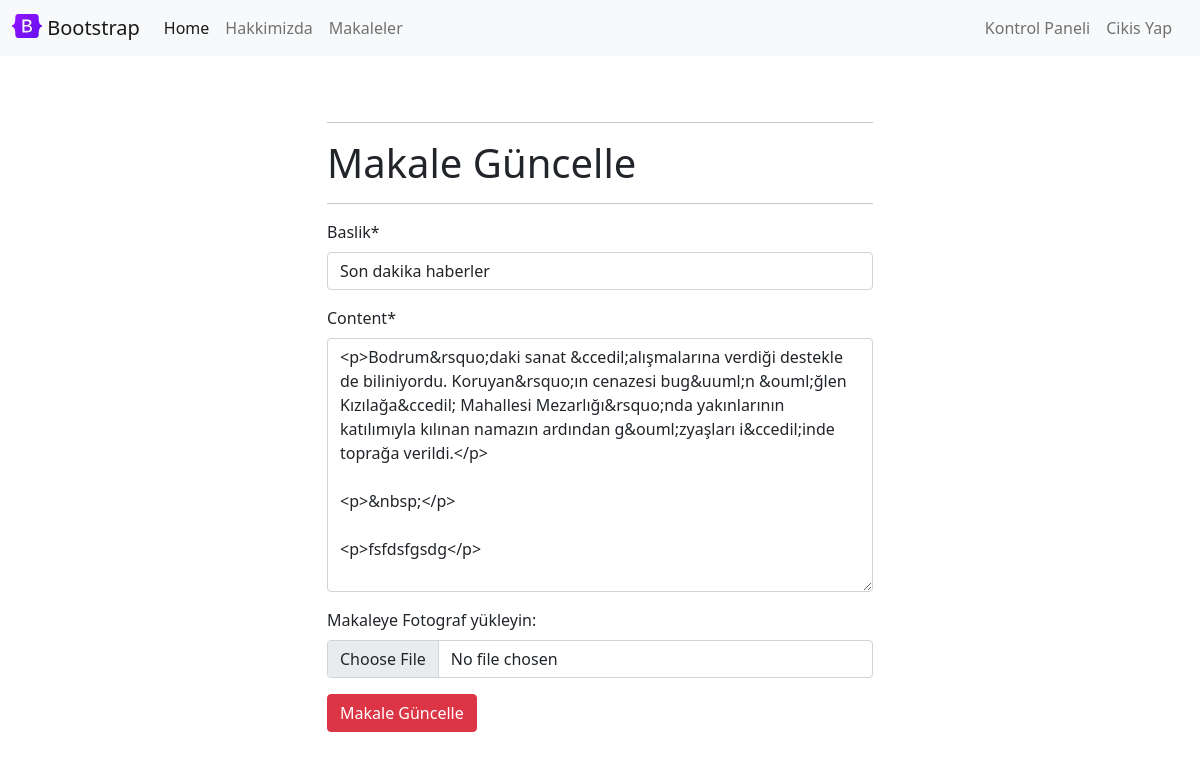
/articles/update/17 (signed in), run on the app's committed database.
### article/models.py (models this page shows, shortened)
class Article(models.Model):
    author = models.ForeignKey(
        'auth.User', on_delete=models.CASCADE, verbose_name='Yazar')
    title = models.CharField(max_length=50, verbose_name='Baslik')
    content = RichTextField()
    created_date = models.DateTimeField(
        auto_now_add=True, verbose_name='Tarih')
    article_image = models.FileField(blank=True,null=True,verbose_name='Makaleye Fotograf yükleyin:')
    class Meta:
        ordering = ['-created_date']

### article/views.py (the view)
# urls.py: path('update/<int:id>', views.updateArticle, name='update'),
@login_required(login_url='user:login')
def updateArticle(request, id):
    article = get_object_or_404(Article, id = id)
    form = ArticleForm(request.POST or None,request.FILES or None, instance = article)
    if form.is_valid():
        article = form.save(commit=False)
        article.author = request.user
        article.save()
        messages.success(request, 'Makale basari ile güncellendi')
        return redirect('article:dashboard')
    return render (request, 'update.html',{'form':form})

### article/forms.py
class ArticleForm(forms.ModelForm):
    class Meta:
        model = Article
        fields = ['title','content','article_image']

### templates/update.html (shortened to what this page needs)
{% extends 'layout.html' %}
{% block body %}
{% load crispy_forms_tags %}
<div class="row">
    <div class="col-md-6 offset-md-3">
        <hr>
        <h3 class="display-6">Makale Güncelle</h3>
        <hr>
        <form method="post" enctype="multipart/form-data">
            {{ form|crispy }}
            <button type="submit" class="btn btn-danger">Makale Güncelle</button>
        </form>
    </div>
</div>
{% endblock body %}

### data on the page
Article: title "Son dakika haberler", content "<p>Bodrum&rsquo;daki sanat &ccedil;alışmalarına verdiği destekle de biliniyordu. Koruyan&rsquo;ın cenazesi bug&uuml;n &ouml;ğlen Kızılağa&ccedil; Mahallesi Mezarlığı&rsquo;nda yakınlarının katılımıyla kılınan namazın ardından g&ouml;zyaşları i&ccedil;inde toprağa verildi.</p> <p>&nbsp;</p> <p>fsfdsfgsdg</p>"
